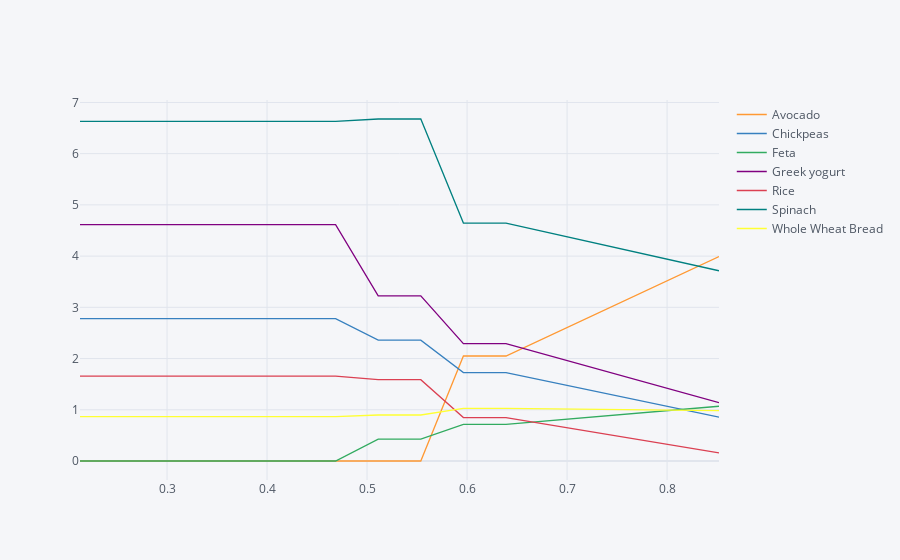

The notebook cell saved with this chart:
### Code cell
Diet_by_Place['Walmart'].iplot()

### Figure 1 — Plotly figure (JSON) as saved in the notebook; plotly's stock layout.template omitted (floating-point values rounded to 4 significant figures)
{"data": [{"line": {"color": "rgba(255, 153, 51, 1.0)", "dash": "solid", "shape": "linear", "width": 1.3}, "mode": "lines", "name": "Avocado", "text": "", "type": "scatter", "x": [0.213, 0.3195, 0.3834, 0.4259, 0.4685, 0.5111, 0.5537, 0.5963, 0.6389, 0.8519], "y": [2.007e-08, 6.566e-09, 2.737e-08, 3.957e-08, 1.484e-08, 2.042e-08, 3.561e-06, 2.05, 2.05, 3.99]}, {"line": {"color": "rgba(55, 128, 191, 1.0)", "dash": "solid", "shape": "linear", "width": 1.3}, "mode": "lines", "name": "Chickpeas", "text": "", "type": "scatter", "x": [0.213, 0.3195, 0.3834, 0.4259, 0.4685, 0.5111, 0.5537, 0.5963, 0.6389, 0.8519], "y": [2.778, 2.778, 2.778, 2.778, 2.778, 2.36, 2.36, 1.726, 1.726, 0.8553]}, {"line": {"color": "rgba(50, 171, 96, 1.0)", "dash": "solid", "shape": "linear", "width": 1.3}, "mode": "lines", "name": "Feta", "text": "", "type": "scatter", "x": [0.213, 0.3195, 0.3834, 0.4259, 0.4685, 0.5111, 0.5537, 0.5963, 0.6389, 0.8519], "y": [4.539e-11, 2.63e-11, 1.444e-10, 3.797e-10, 2.732e-10, 0.4276, 0.4276, 0.7149, 0.7149, 1.069]}, {"line": {"color": "rgba(128, 0, 128, 1.0)", "dash": "solid", "shape": "linear", "width": 1.3}, "mode": "lines", "name": "Greek yogurt", "text": "", "type": "scatter", "x": [0.213, 0.3195, 0.3834, 0.4259, 0.4685, 0.5111, 0.5537, 0.5963, 0.6389, 0.8519], "y": [4.615, 4.615, 4.615, 4.615, 4.615, 3.226, 3.226, 2.292, 2.292, 1.141]}, {"line": {"color": "rgba(219, 64, 82, 1.0)", "dash": "solid", "shape": "linear", "width": 1.3}, "mode": "lines", "name": "Rice", "text": "", "type": "scatter", "x": [0.213, 0.3195, 0.3834, 0.4259, 0.4685, 0.5111, 0.5537, 0.5963, 0.6389, 0.8519], "y": [1.657, 1.657, 1.657, 1.657, 1.657, 1.588, 1.588, 0.8472, 0.8472, 0.1575]}, {"line": {"color": "rgba(0, 128, 128, 1.0)", "dash": "solid", "shape": "linear", "width": 1.3}, "mode": "lines", "name": "Spinach", "text": "", "type": "scatter", "x": [0.213, 0.3195, 0.3834, 0.4259, 0.4685, 0.5111, 0.5537, 0.5963, 0.6389, 0.8519], "y": [6.63, 6.63, 6.63, 6.63, 6.63, 6.677, 6.677, 4.645, 4.645, 3.714]}, {"line": {"color": "rgba(255, 255, 51, 1.0)", "dash": "solid", "shape": "linear", "width": 1.3}, "mode": "lines", "name": "Whole Wheat Bread", "text": "", "type": "scatter", "x": [0.213, 0.3195, 0.3834, 0.4259, 0.4685, 0.5111, 0.5537, 0.5963, 0.6389, 0.8519], "y": [0.8646, 0.8646, 0.8646, 0.8646, 0.8646, 0.8979, 0.8979, 1.026, 1.026, 0.9834]}], "layout": {"legend": {"bgcolor": "#F5F6F9", "font": {"color": "#4D5663"}}, "paper_bgcolor": "#F5F6F9", "plot_bgcolor": "#F5F6F9", "title": {"font": {"color": "#4D5663"}}, "xaxis": {"gridcolor": "#E1E5ED", "showgrid": true, "tickfont": {"color": "#4D5663"}, "title": {"font": {"color": "#4D5663"}, "text": ""}, "zerolinecolor": "#E1E5ED"}, "yaxis": {"gridcolor": "#E1E5ED", "showgrid": true, "tickfont": {"color": "#4D5663"}, "title": {"font": {"color": "#4D5663"}, "text": ""}, "zerolinecolor": "#E1E5ED"}}}
